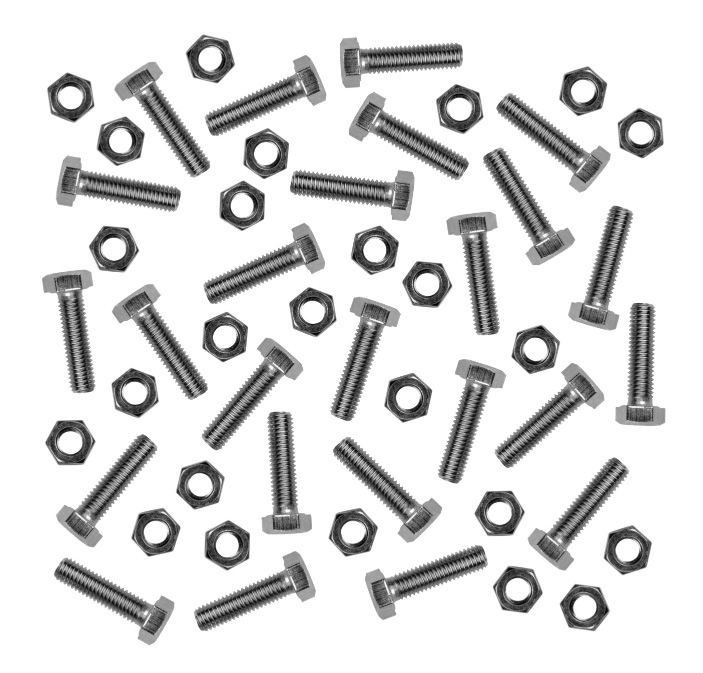
#> input picture ASS4/images/Nuts+Bolts-1.jpg, 703 x 673 px; its folder holds only this picture in this run
$ jupyter execute ASS4.ipynb
#> lines starting #> are read from the running program, lines starting #| are printed output that depends on the picture; after the words box and inside, x2 and y2 are one past the last pixel; in counts of white or black regions, pixels touching at a corner belong together
#> further down, img is the input picture: shape (673, 703, 3); min 0, max 255, mean 218
[cell 1]
import os
import cv2
import numpy as np
import matplotlib.pyplot as plt

# init
folder = './images'
N = 25  # the total num
MIN_AREA = 500  # the min size of elements
NUT_HOLE_THRESHOLD = 0.3  # the raito of hole/nut

# input image and change into black and white
def init_image(image_path):
#> called with image_path = './images/Nuts+Bolts-1.jpg'
    img = cv2.imread(image_path)
    gray = cv2.cvtColor(img, cv2.COLOR_BGR2GRAY)

    # change image into black and white
    _, binary = cv2.threshold(gray, 0, 255, cv2.THRESH_BINARY_INV + cv2.THRESH_OTSU)
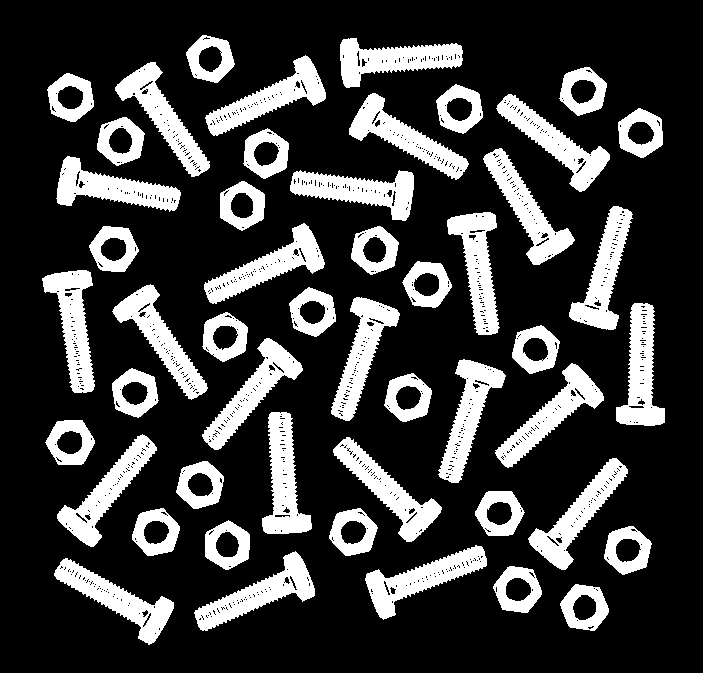
#> binary: shape (673, 703); 23.3% white; 50 white regions, largest, box (x1, y1, x2, y2) and area: (333, 437, 442, 542) 3202, (290, 170, 414, 221) 3196, (204, 223, 325, 304) 3192

    # smooth the edges of nuts and bolts
    kernel = cv2.getStructuringElement(cv2.MORPH_ELLIPSE, (5, 5))
    cleaned = cv2.morphologyEx(binary, cv2.MORPH_CLOSE, kernel) # fix the noise in elements
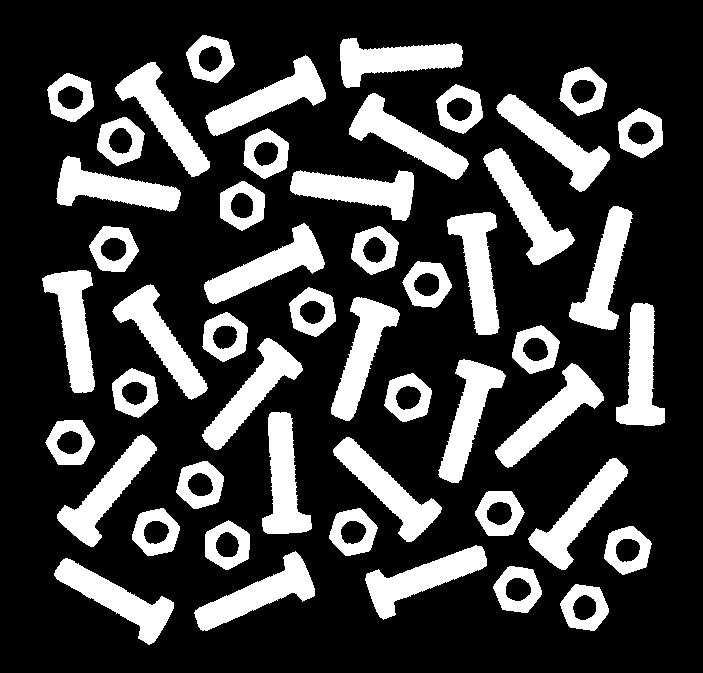
#> cleaned: shape (673, 703); 24.4% white; 50 white regions, largest, box (x1, y1, x2, y2) and area: (205, 55, 326, 136) 3415, (204, 223, 325, 304) 3414, (290, 170, 414, 221) 3407
    cleaned = cv2.morphologyEx(cleaned, cv2.MORPH_OPEN, kernel) # smooth the edge of elements
#> cleaned: shape (673, 703); 24.3% white; 50 white regions, largest, box (x1, y1, x2, y2) and area: (206, 55, 326, 136) 3405, (204, 223, 325, 304) 3403, (290, 170, 414, 221) 3399

    return cleaned, img

# classify the nuts and bolts
def classify_components(binary_mask):
    # analyse the continued pixels to find elements
    num_labels, labels, stats, centroids = cv2.connectedComponentsWithStats(binary_mask, connectivity=8)
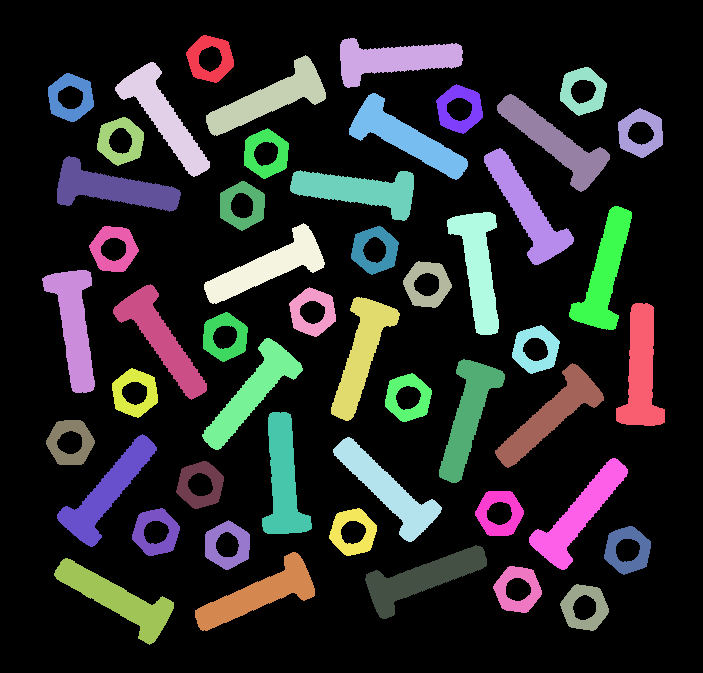
#> labels: shape (673, 703) int32; 51 distinct labels, from 0 to 50; one colour per label, 0 black
#> num_labels = 51; stats = 51 rows, first 6: [0, 0, 703, 673, 357984], [186, 35, 48, 48, 1239], [340, 38, 123, 50, 3360], [206, 55, 120, 81, 3405], [115, 62, 95, 115, 3334], [560, 67, 47, 49, 1237]; centroids = 51 pairs, first value 70.03 to 640.6, second value 58.34 to 607.1

    nuts = 0
    bolts = 0

    for i in range(1, num_labels):  # skip background
        area = stats[i, cv2.CC_STAT_AREA]
        if area < MIN_AREA:
            continue

        # copy each element into a new iamge
        component_mask = (labels == i).astype(np.uint8) * 255

        # plt.imshow(component_mask)
        # plt.title(f"Image: {filename}")
        # plt.show()

        # use the edge to fill the holes of nuts and caculate the size of the whole
        filled = component_mask.copy()
        contours, hierarchy = cv2.findContours(filled, cv2.RETR_CCOMP, cv2.CHAIN_APPROX_SIMPLE)
        for idx, h in enumerate(hierarchy[0]):
            if h[3] != -1:  # find the insede edge of nut
                cv2.drawContours(filled, contours, idx, 255, thickness=-1) # paint the area inside the nut

        # plt.imshow(filled)
        # plt.title(f"Image: {filename}")
        # plt.show()

        area_original = np.sum(component_mask == 255)
        area_filled = np.sum(filled == 255)
        hole_area = area_filled - area_original
        hole_ratio = hole_area / float(area_original) # the raito used to classify if the element is a nut

        # print(f"Component {i}: contours found = {len(contours)}")
        # print(f"Component {i}: area={area_original}, hole_ratio={hole_ratio:.4f}")

        # classify the nut by if there is a hole inside the image
        if hole_ratio > NUT_HOLE_THRESHOLD:
            nuts += 1
        else:
            bolts += 1
#> this loop made 50 passes
#> (area, area_original, area_filled, hole_area, hole_ratio) on passes 1, 5, 6, 7, 10, 11, 12, 16, 20, 21, 22, 25: (1239, 1239, 1680, 441, 0.356), (1237, 1237, 1686, 449, 0.363), (1240, 1240, 1685, 445, 0.359), (1247, 1247, 1687, 440, 0.353), (1246, 1246, 1689, 443, 0.356), (1236, 1236, 1684, 448, 0.362), (1247, 1247, 1692, 445, 0.357), (1245, 1245, 1690, 445, 0.357), (1242, 1242, 1690, 448, 0.361), (1250, 1250, 1688, 438, 0.35), (1238, 1238, 1685, 447, 0.361), (1251, 1251, 1689, 438, 0.35)
#> pass 1, in classify_components, `component_mask = (labels == i).astype(np.uint8) * 255`:
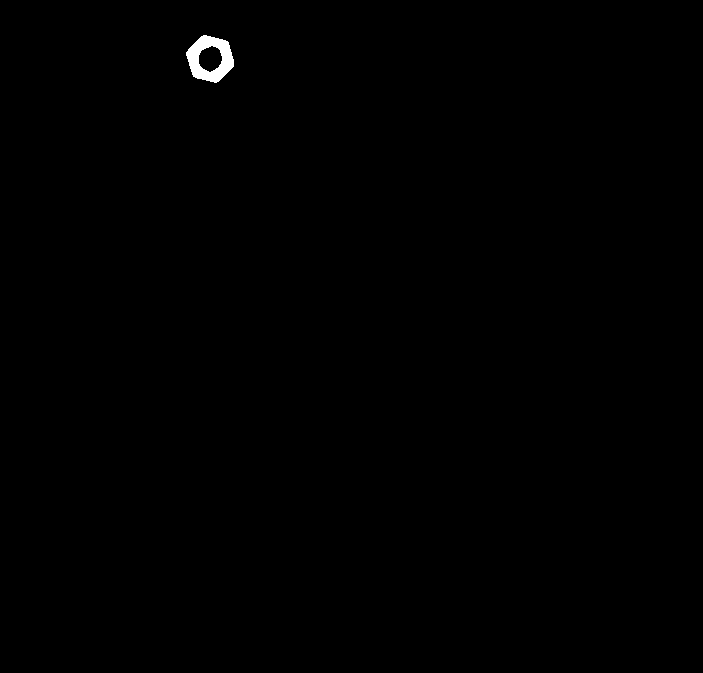
#> component_mask: shape (673, 703); 0.26% white; 1 white region, box (x1, y1, x2, y2) and area: (186, 35, 234, 83) 1239
#> pass 2, in classify_components, `component_mask = (labels == i).astype(np.uint8) * 255`:
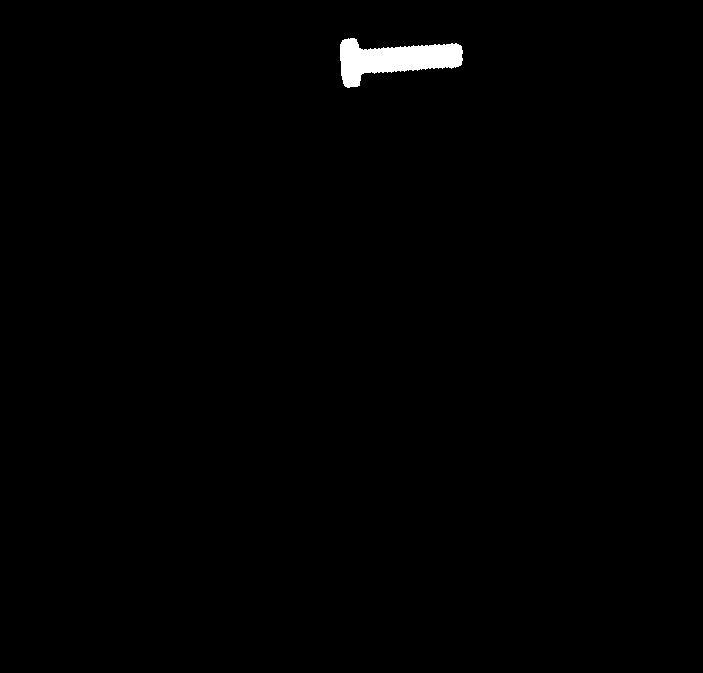
#> component_mask: shape (673, 703); 0.71% white; 1 white region, box (x1, y1, x2, y2) and area: (340, 38, 463, 88) 3360
#> pass 3, in classify_components, `component_mask = (labels == i).astype(np.uint8) * 255`:
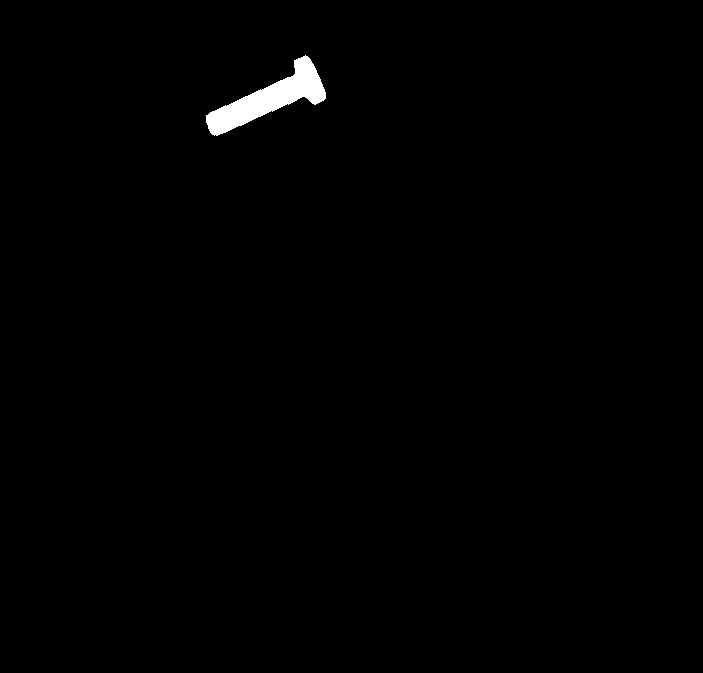
#> component_mask: shape (673, 703); 0.72% white; 1 white region, box (x1, y1, x2, y2) and area: (206, 55, 326, 136) 3405
#> after the loop:
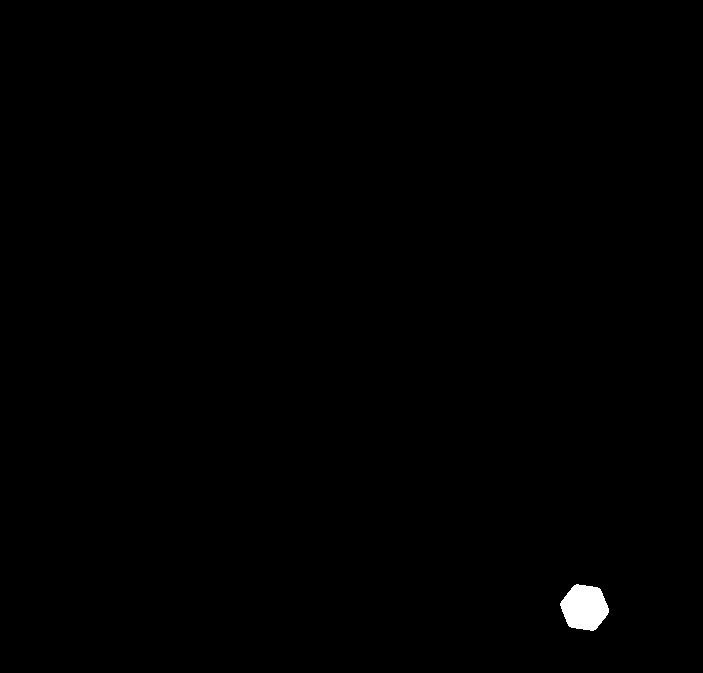
#> filled: shape (673, 703); 0.36% white; 1 white region, box (x1, y1, x2, y2) and area: (560, 584, 609, 631) 1685
#> after the loop, bolts = 25; nuts = 25

    return nuts, bolts

# out put the result
def report(nuts, bolts, expected=N):
    print(f"Detected: {nuts} nuts, {bolts} bolts")

    actions = []
    if nuts < expected:
        actions.append(f"Add {expected - nuts} nuts")
    elif nuts > expected:
        actions.append(f"Remove {nuts - expected} nuts")

    if bolts < expected:
        actions.append(f"Add {expected - bolts} bolts")
    elif bolts > expected:
        actions.append(f"Remove {bolts - expected} bolts")

    if not actions:
        print("All good")
    else:
        print(", ".join(actions))

# process
def num_of_elements(image_path):
    binary, original = init_image(image_path)
    nuts, bolts = classify_components(binary)
#> nuts = 25; bolts = 25
    report(nuts, bolts)
#| Detected: 25 nuts, 25 bolts

# main
for filename in os.listdir(folder):
    if filename.lower().endswith(('.jpg')):
        image_path = os.path.join(folder, filename)
        img = cv2.imread(image_path)
        img_rgb = cv2.cvtColor(img, cv2.COLOR_BGR2RGB)
        plt.figure(figsize=(6, 6))
        plt.imshow(img_rgb)
        plt.title(f"Image: {filename}")
        plt.show()
        num_of_elements(image_path)
